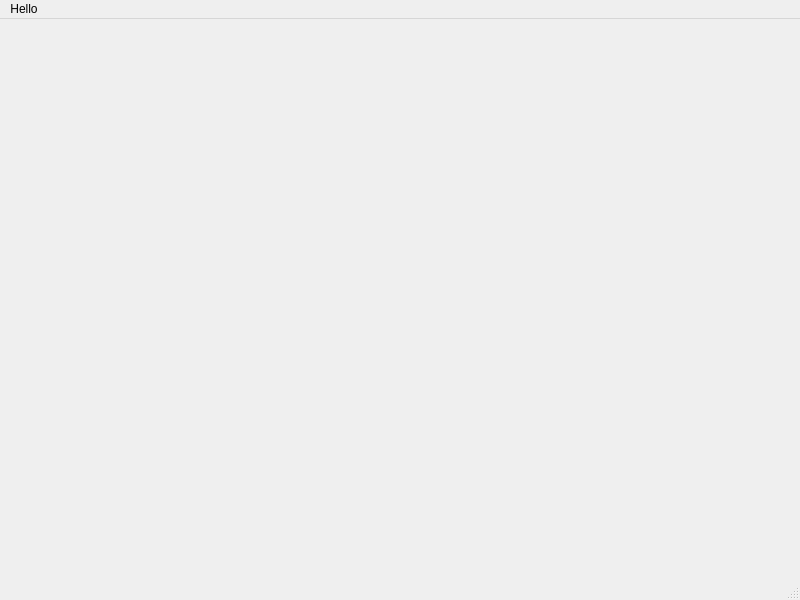
<?xml version="1.0" encoding="UTF-8"?>
<ui version="4.0">
 <class>TaskerMainUI</class>
 <widget class="QMainWindow" name="TaskerMainUI">
  <property name="geometry">
   <rect>
    <x>0</x>
    <y>0</y>
    <width>800</width>
    <height>600</height>
   </rect>
  </property>
  <property name="windowTitle">
   <string>TaskerMainUI</string>
  </property>
  <widget class="QWidget" name="centralwidget"/>
  <widget class="QMenuBar" name="newmenu">
   <property name="geometry">
    <rect>
     <x>0</x>
     <y>0</y>
     <width>800</width>
     <height>21</height>
    </rect>
   </property>
   <widget class="QMenu" name="menuHello">
    <property name="title">
     <string>Hello</string>
    </property>
   </widget>
   <addaction name="menuHello"/>
  </widget>
  <widget class="QStatusBar" name="statusbar"/>
 </widget>
 <resources/>
 <connections/>
</ui>
